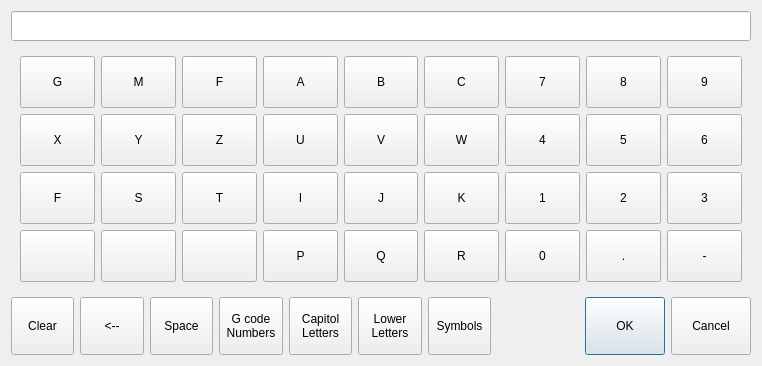
<?xml version="1.0" encoding="UTF-8"?>
<ui version="4.0">
 <class>Dialog</class>
 <widget class="QDialog" name="Dialog">
  <property name="geometry">
   <rect>
    <x>0</x>
    <y>0</y>
    <width>762</width>
    <height>362</height>
   </rect>
  </property>
  <property name="windowTitle">
   <string>Dialog</string>
  </property>
  <property name="styleSheet">
   <string notr="true">QPushButton{
min-height: 50;
min-width: 50
}</string>
  </property>
  <layout class="QGridLayout" name="gridLayout_2">
   <item row="3" column="1">
    <widget class="QPushButton" name="backspace_pb">
     <property name="text">
      <string>&lt;--</string>
     </property>
    </widget>
   </item>
   <item row="3" column="6">
    <widget class="QPushButton" name="symbols_pb">
     <property name="text">
      <string>Symbols</string>
     </property>
    </widget>
   </item>
   <item row="3" column="2">
    <widget class="QPushButton" name="space_pb">
     <property name="text">
      <string>Space</string>
     </property>
    </widget>
   </item>
   <item row="3" column="7">
    <widget class="QDialogButtonBox" name="buttonBox">
     <property name="standardButtons">
      <set>QDialogButtonBox::Cancel|QDialogButtonBox::Ok</set>
     </property>
    </widget>
   </item>
   <item row="3" column="4">
    <widget class="QPushButton" name="capital_letters_pb">
     <property name="text">
      <string>Capitol
Letters</string>
     </property>
    </widget>
   </item>
   <item row="3" column="3">
    <widget class="QPushButton" name="gcode_pb">
     <property name="text">
      <string>G code
Numbers</string>
     </property>
    </widget>
   </item>
   <item row="3" column="0">
    <widget class="QPushButton" name="clear_pb">
     <property name="text">
      <string>Clear</string>
     </property>
    </widget>
   </item>
   <item row="2" column="0" colspan="8">
    <widget class="QStackedWidget" name="keyboard_sw">
     <property name="currentIndex">
      <number>0</number>
     </property>
     <widget class="QWidget" name="page_3">
      <layout class="QGridLayout" name="gridLayout_3">
       <item row="1" column="1">
        <widget class="QPushButton" name="key_31">
         <property name="text">
          <string>M</string>
         </property>
        </widget>
       </item>
       <item row="1" column="3">
        <widget class="QPushButton" name="key_33">
         <property name="text">
          <string>A</string>
         </property>
        </widget>
       </item>
       <item row="1" column="5">
        <widget class="QPushButton" name="key_35">
         <property name="text">
          <string>C</string>
         </property>
        </widget>
       </item>
       <item row="4" column="2">
        <widget class="QPushButton" name="key_14">
         <property name="text">
          <string/>
         </property>
        </widget>
       </item>
       <item row="2" column="1">
        <widget class="QPushButton" name="key_25">
         <property name="text">
          <string>Y</string>
         </property>
        </widget>
       </item>
       <item row="3" column="2">
        <widget class="QPushButton" name="key_20">
         <property name="text">
          <string>T</string>
         </property>
        </widget>
       </item>
       <item row="3" column="8">
        <widget class="QPushButton" name="key_5">
         <property name="text">
          <string>3</string>
         </property>
        </widget>
       </item>
       <item row="3" column="0">
        <widget class="QPushButton" name="key_18">
         <property name="text">
          <string>F</string>
         </property>
        </widget>
       </item>
       <item row="3" column="1">
        <widget class="QPushButton" name="key_19">
         <property name="text">
          <string>S</string>
         </property>
        </widget>
       </item>
       <item row="4" column="5">
        <widget class="QPushButton" name="key_17">
         <property name="text">
          <string>R</string>
         </property>
        </widget>
       </item>
       <item row="2" column="7">
        <widget class="QPushButton" name="key_7">
         <property name="text">
          <string>5</string>
         </property>
        </widget>
       </item>
       <item row="4" column="6">
        <widget class="QPushButton" name="key_0">
         <property name="text">
          <string>0</string>
         </property>
        </widget>
       </item>
       <item row="1" column="4">
        <widget class="QPushButton" name="key_34">
         <property name="text">
          <string>B</string>
         </property>
        </widget>
       </item>
       <item row="3" column="4">
        <widget class="QPushButton" name="key_22">
         <property name="text">
          <string>J</string>
         </property>
        </widget>
       </item>
       <item row="2" column="2">
        <widget class="QPushButton" name="key_26">
         <property name="text">
          <string>Z</string>
         </property>
        </widget>
       </item>
       <item row="3" column="3">
        <widget class="QPushButton" name="key_21">
         <property name="text">
          <string>I</string>
         </property>
        </widget>
       </item>
       <item row="2" column="8">
        <widget class="QPushButton" name="key_8">
         <property name="text">
          <string>6</string>
         </property>
        </widget>
       </item>
       <item row="3" column="7">
        <widget class="QPushButton" name="key_4">
         <property name="text">
          <string>2</string>
         </property>
        </widget>
       </item>
       <item row="1" column="8">
        <widget class="QPushButton" name="key_11">
         <property name="text">
          <string>9</string>
         </property>
        </widget>
       </item>
       <item row="3" column="5">
        <widget class="QPushButton" name="key_23">
         <property name="text">
          <string>K</string>
         </property>
        </widget>
       </item>
       <item row="2" column="0">
        <widget class="QPushButton" name="key_24">
         <property name="text">
          <string>X</string>
         </property>
        </widget>
       </item>
       <item row="1" column="2">
        <widget class="QPushButton" name="key_32">
         <property name="text">
          <string>F</string>
         </property>
        </widget>
       </item>
       <item row="4" column="8">
        <widget class="QPushButton" name="key_2">
         <property name="text">
          <string>-</string>
         </property>
        </widget>
       </item>
       <item row="2" column="5">
        <widget class="QPushButton" name="key_29">
         <property name="text">
          <string>W</string>
         </property>
        </widget>
       </item>
       <item row="4" column="3">
        <widget class="QPushButton" name="key_15">
         <property name="text">
          <string>P</string>
         </property>
        </widget>
       </item>
       <item row="1" column="0">
        <widget class="QPushButton" name="key_30">
         <property name="text">
          <string>G</string>
         </property>
        </widget>
       </item>
       <item row="4" column="4">
        <widget class="QPushButton" name="key_16">
         <property name="text">
          <string>Q</string>
         </property>
        </widget>
       </item>
       <item row="2" column="4">
        <widget class="QPushButton" name="key_28">
         <property name="text">
          <string>V</string>
         </property>
        </widget>
       </item>
       <item row="2" column="6">
        <widget class="QPushButton" name="key_6">
         <property name="text">
          <string>4</string>
         </property>
        </widget>
       </item>
       <item row="4" column="0">
        <widget class="QPushButton" name="key_12">
         <property name="text">
          <string/>
         </property>
        </widget>
       </item>
       <item row="1" column="7">
        <widget class="QPushButton" name="key_10">
         <property name="text">
          <string>8</string>
         </property>
        </widget>
       </item>
       <item row="1" column="6">
        <widget class="QPushButton" name="key_9">
         <property name="text">
          <string>7</string>
         </property>
        </widget>
       </item>
       <item row="4" column="7">
        <widget class="QPushButton" name="key_1">
         <property name="text">
          <string>.</string>
         </property>
        </widget>
       </item>
       <item row="3" column="6">
        <widget class="QPushButton" name="key_3">
         <property name="text">
          <string>1</string>
         </property>
        </widget>
       </item>
       <item row="4" column="1">
        <widget class="QPushButton" name="key_13">
         <property name="text">
          <string/>
         </property>
        </widget>
       </item>
       <item row="2" column="3">
        <widget class="QPushButton" name="key_27">
         <property name="text">
          <string>U</string>
         </property>
        </widget>
       </item>
      </layout>
     </widget>
     <widget class="QWidget" name="page">
      <layout class="QGridLayout" name="gridLayout">
       <item row="1" column="3">
        <widget class="QPushButton" name="key_49">
         <property name="text">
          <string>F</string>
         </property>
        </widget>
       </item>
       <item row="0" column="5">
        <widget class="QPushButton" name="key_41">
         <property name="text">
          <string>Y</string>
         </property>
        </widget>
       </item>
       <item row="1" column="2">
        <widget class="QPushButton" name="key_48">
         <property name="text">
          <string>D</string>
         </property>
        </widget>
       </item>
       <item row="0" column="2">
        <widget class="QPushButton" name="key_38">
         <property name="text">
          <string>E</string>
         </property>
        </widget>
       </item>
       <item row="1" column="0">
        <widget class="QPushButton" name="key_46">
         <property name="text">
          <string>A</string>
         </property>
        </widget>
       </item>
       <item row="1" column="5">
        <widget class="QPushButton" name="key_51">
         <property name="text">
          <string>H</string>
         </property>
        </widget>
       </item>
       <item row="2" column="1">
        <widget class="QPushButton" name="key_55">
         <property name="text">
          <string>Z</string>
         </property>
        </widget>
       </item>
       <item row="1" column="6">
        <widget class="QPushButton" name="key_52">
         <property name="text">
          <string>J</string>
         </property>
        </widget>
       </item>
       <item row="0" column="9">
        <widget class="QPushButton" name="key_45">
         <property name="text">
          <string>P</string>
         </property>
        </widget>
       </item>
       <item row="2" column="8">
        <widget class="QPushButton" name="key_62">
         <property name="text">
          <string>,</string>
         </property>
        </widget>
       </item>
       <item row="2" column="7">
        <widget class="QPushButton" name="key_61">
         <property name="text">
          <string>M</string>
         </property>
        </widget>
       </item>
       <item row="2" column="5">
        <widget class="QPushButton" name="key_59">
         <property name="text">
          <string>B</string>
         </property>
        </widget>
       </item>
       <item row="0" column="3">
        <widget class="QPushButton" name="key_39">
         <property name="text">
          <string>R</string>
         </property>
        </widget>
       </item>
       <item row="1" column="1">
        <widget class="QPushButton" name="key_47">
         <property name="text">
          <string>S</string>
         </property>
        </widget>
       </item>
       <item row="1" column="4">
        <widget class="QPushButton" name="key_50">
         <property name="text">
          <string>G</string>
         </property>
        </widget>
       </item>
       <item row="0" column="4">
        <widget class="QPushButton" name="key_40">
         <property name="text">
          <string>T</string>
         </property>
        </widget>
       </item>
       <item row="2" column="4">
        <widget class="QPushButton" name="key_58">
         <property name="text">
          <string>V</string>
         </property>
        </widget>
       </item>
       <item row="2" column="9">
        <widget class="QPushButton" name="key_63">
         <property name="text">
          <string>.</string>
         </property>
        </widget>
       </item>
       <item row="0" column="7">
        <widget class="QPushButton" name="key_43">
         <property name="text">
          <string>I</string>
         </property>
        </widget>
       </item>
       <item row="2" column="6">
        <widget class="QPushButton" name="key_60">
         <property name="text">
          <string>N</string>
         </property>
        </widget>
       </item>
       <item row="0" column="6">
        <widget class="QPushButton" name="key_42">
         <property name="text">
          <string>U</string>
         </property>
        </widget>
       </item>
       <item row="0" column="0">
        <widget class="QPushButton" name="key_36">
         <property name="text">
          <string>Q</string>
         </property>
        </widget>
       </item>
       <item row="0" column="1">
        <widget class="QPushButton" name="key_37">
         <property name="text">
          <string>W</string>
         </property>
        </widget>
       </item>
       <item row="2" column="3">
        <widget class="QPushButton" name="key_57">
         <property name="text">
          <string>C</string>
         </property>
        </widget>
       </item>
       <item row="1" column="7">
        <widget class="QPushButton" name="key_53">
         <property name="text">
          <string>K</string>
         </property>
        </widget>
       </item>
       <item row="1" column="8">
        <widget class="QPushButton" name="key_54">
         <property name="text">
          <string>L</string>
         </property>
        </widget>
       </item>
       <item row="2" column="2">
        <widget class="QPushButton" name="key_56">
         <property name="text">
          <string>X</string>
         </property>
        </widget>
       </item>
       <item row="0" column="8">
        <widget class="QPushButton" name="key_44">
         <property name="text">
          <string>O</string>
         </property>
        </widget>
       </item>
      </layout>
     </widget>
     <widget class="QWidget" name="page_8">
      <layout class="QGridLayout" name="gridLayout_8">
       <item row="0" column="2">
        <widget class="QPushButton" name="key_146">
         <property name="text">
          <string>e</string>
         </property>
        </widget>
       </item>
       <item row="1" column="8">
        <widget class="QPushButton" name="key_162">
         <property name="text">
          <string>l</string>
         </property>
        </widget>
       </item>
       <item row="0" column="8">
        <widget class="QPushButton" name="key_152">
         <property name="text">
          <string>o</string>
         </property>
        </widget>
       </item>
       <item row="0" column="1">
        <widget class="QPushButton" name="key_145">
         <property name="text">
          <string>w</string>
         </property>
        </widget>
       </item>
       <item row="0" column="5">
        <widget class="QPushButton" name="key_149">
         <property name="text">
          <string>y</string>
         </property>
        </widget>
       </item>
       <item row="0" column="0">
        <widget class="QPushButton" name="key_144">
         <property name="text">
          <string>q</string>
         </property>
        </widget>
       </item>
       <item row="1" column="0">
        <widget class="QPushButton" name="key_154">
         <property name="text">
          <string>a</string>
         </property>
        </widget>
       </item>
       <item row="0" column="4">
        <widget class="QPushButton" name="key_148">
         <property name="text">
          <string>t</string>
         </property>
        </widget>
       </item>
       <item row="1" column="6">
        <widget class="QPushButton" name="key_160">
         <property name="text">
          <string>j</string>
         </property>
        </widget>
       </item>
       <item row="1" column="4">
        <widget class="QPushButton" name="key_158">
         <property name="text">
          <string>g</string>
         </property>
        </widget>
       </item>
       <item row="0" column="7">
        <widget class="QPushButton" name="key_151">
         <property name="text">
          <string>i</string>
         </property>
        </widget>
       </item>
       <item row="1" column="7">
        <widget class="QPushButton" name="key_161">
         <property name="text">
          <string>k</string>
         </property>
        </widget>
       </item>
       <item row="0" column="9">
        <widget class="QPushButton" name="key_153">
         <property name="text">
          <string>p</string>
         </property>
        </widget>
       </item>
       <item row="1" column="3">
        <widget class="QPushButton" name="key_157">
         <property name="text">
          <string>f</string>
         </property>
        </widget>
       </item>
       <item row="1" column="5">
        <widget class="QPushButton" name="key_159">
         <property name="text">
          <string>h</string>
         </property>
        </widget>
       </item>
       <item row="1" column="2">
        <widget class="QPushButton" name="key_156">
         <property name="text">
          <string>d</string>
         </property>
        </widget>
       </item>
       <item row="1" column="1">
        <widget class="QPushButton" name="key_155">
         <property name="text">
          <string>s</string>
         </property>
        </widget>
       </item>
       <item row="0" column="3">
        <widget class="QPushButton" name="key_147">
         <property name="text">
          <string>r</string>
         </property>
        </widget>
       </item>
       <item row="0" column="6">
        <widget class="QPushButton" name="key_150">
         <property name="text">
          <string>u</string>
         </property>
        </widget>
       </item>
       <item row="2" column="0">
        <widget class="QPushButton" name="key_164">
         <property name="text">
          <string>z</string>
         </property>
        </widget>
       </item>
       <item row="2" column="1">
        <widget class="QPushButton" name="key_165">
         <property name="text">
          <string>x</string>
         </property>
        </widget>
       </item>
       <item row="2" column="2">
        <widget class="QPushButton" name="key_166">
         <property name="text">
          <string>c</string>
         </property>
        </widget>
       </item>
       <item row="2" column="3">
        <widget class="QPushButton" name="key_167">
         <property name="text">
          <string>v</string>
         </property>
        </widget>
       </item>
       <item row="2" column="4">
        <widget class="QPushButton" name="key_168">
         <property name="text">
          <string>b</string>
         </property>
        </widget>
       </item>
       <item row="2" column="5">
        <widget class="QPushButton" name="key_169">
         <property name="text">
          <string>n</string>
         </property>
        </widget>
       </item>
       <item row="2" column="6">
        <widget class="QPushButton" name="key_170">
         <property name="text">
          <string>m</string>
         </property>
        </widget>
       </item>
       <item row="2" column="7">
        <widget class="QPushButton" name="key_171">
         <property name="text">
          <string>,</string>
         </property>
        </widget>
       </item>
       <item row="2" column="8">
        <widget class="QPushButton" name="key_172">
         <property name="text">
          <string>.</string>
         </property>
        </widget>
       </item>
       <item row="2" column="9">
        <widget class="QPushButton" name="key_173">
         <property name="text">
          <string>-</string>
         </property>
        </widget>
       </item>
      </layout>
     </widget>
     <widget class="QWidget" name="page_2">
      <layout class="QGridLayout" name="gridLayout_4">
       <item row="3" column="4">
        <widget class="QPushButton" name="key_138">
         <property name="text">
          <string>#</string>
         </property>
        </widget>
       </item>
       <item row="3" column="2">
        <widget class="QPushButton" name="key_136">
         <property name="text">
          <string>}</string>
         </property>
        </widget>
       </item>
       <item row="3" column="3">
        <widget class="QPushButton" name="key_137">
         <property name="text">
          <string>_</string>
         </property>
        </widget>
       </item>
       <item row="0" column="2">
        <widget class="QPushButton" name="key_141">
         <property name="text">
          <string>)</string>
         </property>
        </widget>
       </item>
       <item row="1" column="0">
        <widget class="QPushButton" name="key_66">
         <property name="text">
          <string>&lt;</string>
         </property>
        </widget>
       </item>
       <item row="2" column="0">
        <widget class="QPushButton" name="key_68">
         <property name="text">
          <string>[</string>
         </property>
        </widget>
       </item>
       <item row="2" column="2">
        <widget class="QPushButton" name="key_134">
         <property name="text">
          <string>]</string>
         </property>
        </widget>
       </item>
       <item row="1" column="6">
        <spacer name="horizontalSpacer">
         <property name="orientation">
          <enum>Qt::Horizontal</enum>
         </property>
         <property name="sizeHint" stdset="0">
          <size>
           <width>40</width>
           <height>20</height>
          </size>
         </property>
        </spacer>
       </item>
       <item row="1" column="2">
        <widget class="QPushButton" name="key_67">
         <property name="text">
          <string>&gt;</string>
         </property>
        </widget>
       </item>
       <item row="0" column="0">
        <widget class="QPushButton" name="key_140">
         <property name="text">
          <string>(</string>
         </property>
        </widget>
       </item>
       <item row="3" column="0">
        <widget class="QPushButton" name="key_135">
         <property name="text">
          <string>{</string>
         </property>
        </widget>
       </item>
       <item row="3" column="5">
        <widget class="QPushButton" name="key_139">
         <property name="text">
          <string>$</string>
         </property>
        </widget>
       </item>
       <item row="0" column="4">
        <widget class="QPushButton" name="key_142">
         <property name="text">
          <string>;</string>
         </property>
        </widget>
       </item>
       <item row="0" column="5">
        <widget class="QPushButton" name="key_143">
         <property name="text">
          <string>:</string>
         </property>
        </widget>
       </item>
       <item row="2" column="3">
        <widget class="QPushButton" name="key_163">
         <property name="text">
          <string>-</string>
         </property>
        </widget>
       </item>
      </layout>
     </widget>
    </widget>
   </item>
   <item row="3" column="5">
    <widget class="QPushButton" name="lower_letters_pb">
     <property name="text">
      <string>Lower
Letters</string>
     </property>
    </widget>
   </item>
   <item row="1" column="0" colspan="8">
    <widget class="QLineEdit" name="keyboard_lb">
     <property name="font">
      <font>
       <family>FreeMono</family>
       <pointsize>16</pointsize>
       <weight>75</weight>
       <bold>true</bold>
      </font>
     </property>
     <property name="text">
      <string/>
     </property>
    </widget>
   </item>
  </layout>
 </widget>
 <resources/>
 <connections/>
</ui>
